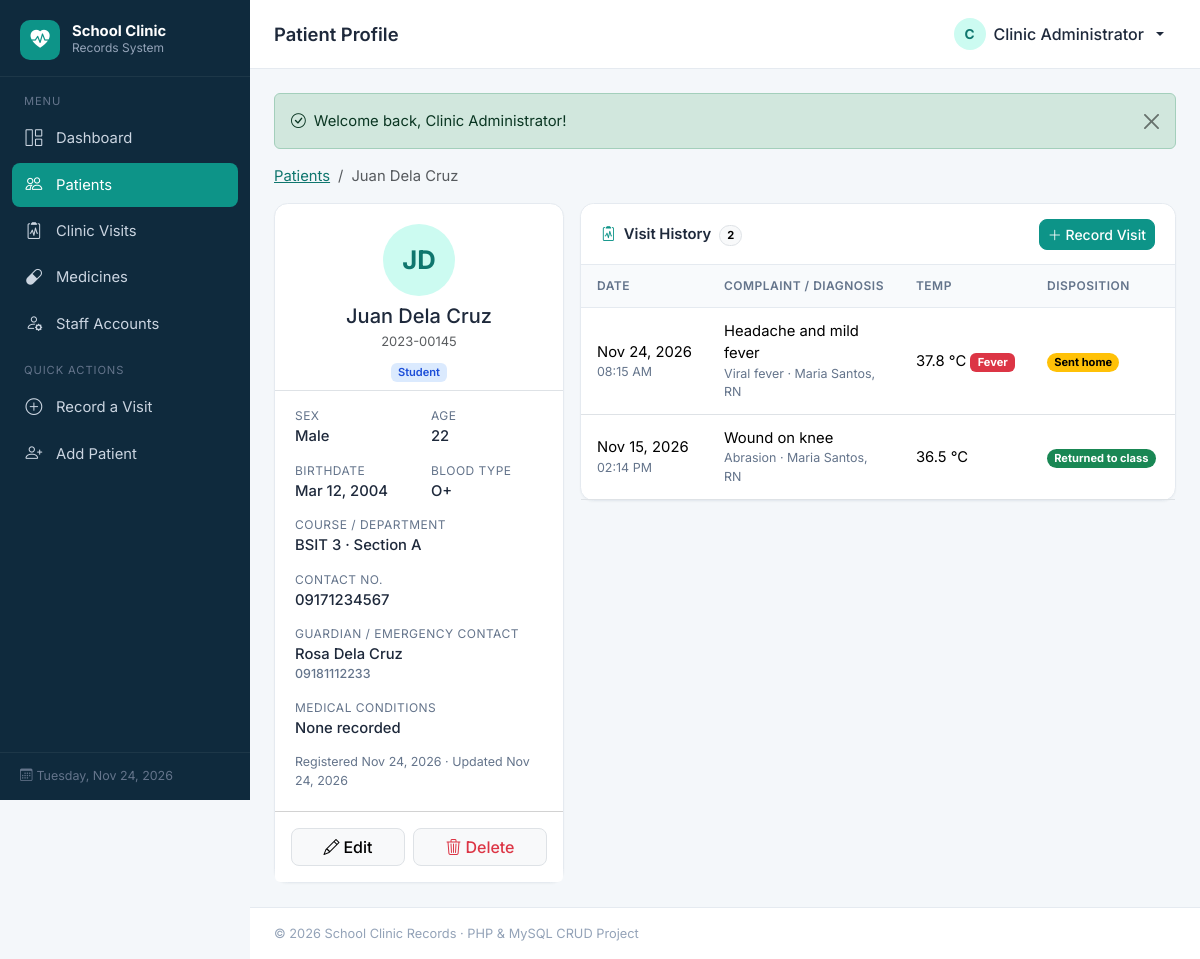
/patients/view.php?id=1 (signed in), run on the app's committed database.
### tables this page shows
CREATE TABLE patients (
    id                 INT UNSIGNED AUTO_INCREMENT PRIMARY KEY,
    id_number          VARCHAR(30)  NOT NULL UNIQUE COMMENT 'Student / employee ID',
    first_name         VARCHAR(60)  NOT NULL,
    last_name          VARCHAR(60)  NOT NULL,
    patient_type       ENUM('Student','Faculty','Staff') NOT NULL DEFAULT 'Student',
    course_grade       VARCHAR(60)  NULL COMMENT 'Course/year or department',
    section            VARCHAR(30)  NULL,
    sex                ENUM('Male','Female') NOT NULL,
    birthdate          DATE         NULL,
    contact_no         VARCHAR(20)  NULL,
    guardian_name      VARCHAR(100) NULL,
    guardian_contact   VARCHAR(20)  NULL,
    blood_type         ENUM('A+','A-','B+','B-','AB+','AB-','O+','O-','Unknown') NOT NULL DEFAULT 'Unknown',
    allergies          TEXT NULL,
    medical_conditions TEXT NULL,
    created_at         TIMESTAMP NOT NULL DEFAULT CURRENT_TIMESTAMP,
    updated_at         TIMESTAMP NOT NULL DEFAULT CURRENT_TIMESTAMP ON UPDATE CURRENT_TIMESTAMP,
    INDEX idx_patient_name (last_name, first_name)
);

CREATE TABLE visits (
    id             INT UNSIGNED AUTO_INCREMENT PRIMARY KEY,
    patient_id     INT UNSIGNED NOT NULL,
    visit_date     DATETIME NOT NULL,
    complaint      VARCHAR(255) NOT NULL,
    temperature    DECIMAL(4,1) NULL COMMENT 'Celsius',
    blood_pressure VARCHAR(10)  NULL COMMENT 'e.g. 120/80',
    pulse_rate     SMALLINT UNSIGNED NULL COMMENT 'beats per minute',
    diagnosis      VARCHAR(255) NULL,
    treatment      TEXT NULL,
    disposition    ENUM('Returned to class','Observation','Sent home','Referred to hospital')
                   NOT NULL DEFAULT 'Returned to class',
    attended_by    INT UNSIGNED NULL,
    notes          TEXT NULL,
    created_at     TIMESTAMP NOT NULL DEFAULT CURRENT_TIMESTAMP,
    INDEX idx_visit_date (visit_date),
    CONSTRAINT fk_visit_patient FOREIGN KEY (patient_id)
        REFERENCES patients(id) ON DELETE CASCADE ON UPDATE CASCADE,
    CONSTRAINT fk_visit_user FOREIGN KEY (attended_by)
        REFERENCES users(id) ON DELETE SET NULL ON UPDATE CASCADE
);

CREATE TABLE users (
    id            INT UNSIGNED AUTO_INCREMENT PRIMARY KEY,
    username      VARCHAR(50)  NOT NULL UNIQUE,
    password_hash VARCHAR(255) NOT NULL,
    full_name     VARCHAR(100) NOT NULL,
    role          ENUM('admin','nurse') NOT NULL DEFAULT 'nurse',
    created_at    TIMESTAMP NOT NULL DEFAULT CURRENT_TIMESTAMP
);

### patients/view.php (the view, shortened to what this page needs)
<?php
require_once __DIR__ . '/../includes/functions.php';
$id   = (int) ($_GET['id'] ?? 0);
$stmt = $conn->prepare('SELECT * FROM patients WHERE id = ?');
$stmt->bind_param('i', $id);
$stmt->execute();
$p = $stmt->get_result()->fetch_assoc();
$stmt = $conn->prepare(
    'SELECT v.*, u.full_name AS attended_name
       FROM visits v
  LEFT JOIN users u ON u.id = v.attended_by
      WHERE v.patient_id = ?
   ORDER BY v.visit_date DESC'
);
$stmt->bind_param('i', $id);
$stmt->execute();
$visits = $stmt->get_result()->fetch_all(MYSQLI_ASSOC);
require_once __DIR__ . '/../includes/header.php';
$fullName = $p['first_name'] . ' ' . $p['last_name'];
?>
<nav aria-label="breadcrumb" class="mb-3">
    <ol class="breadcrumb small mb-0">
        <li class="breadcrumb-item"><a href="<?= url('patients/index.php') ?>">Patients</a></li>
        <li class="breadcrumb-item active"><?= e($fullName) ?></li>
    </ol>
</nav>
<div class="row g-3">
    <div class="col-lg-4">
        <div class="card">
            <div class="card-body text-center pb-2">
                <div class="avatar mx-auto mb-2" style="width:72px;height:72px;font-size:1.6rem;">
                    <?= e(strtoupper($p['first_name'][0] . $p['last_name'][0])) ?>
                </div>
                <h5 class="mb-1"><?= e($fullName) ?></h5>
                <div class="text-muted small mb-2"><?= e($p['id_number']) ?></div>
                <?= type_badge($p['patient_type']) ?>
            </div>
            <div class="card-body pt-3 border-top">
                <div class="row">
                    <div class="col-6"><div class="info-label">Sex</div><div class="info-value"><?= e($p['sex']) ?></div></div>
                    <div class="col-6"><div class="info-label">Age</div><div class="info-value"><?= age($p['birthdate']) ?></div></div>
                    <div class="col-6"><div class="info-label">Birthdate</div><div class="info-value"><?= fmt_date($p['birthdate']) ?></div></div>
                    <div class="col-6"><div class="info-label">Blood Type</div><div class="info-value"><?= e($p['blood_type']) ?></div></div>
                    <div class="col-12"><div class="info-label">Course / Department</div>
                        <div class="info-value"><?= e($p['course_grade'] ?: '—') ?><?= $p['section'] ? ' · Section ' . e($p['section']) : '' ?></div></div>
                    <div class="col-12"><div class="info-label">Contact No.</div><div class="info-value"><?= e($p['contact_no'] ?: '—') ?></div></div>
                    <div class="col-12"><div class="info-label">Guardian / Emergency Contact</div>
                        <div class="info-value"><?= e($p['guardian_name'] ?: '—') ?>
                            <?php if ($p['guardian_contact']): ?><div class="cell-sub"><?= e($p['guardian_contact']) ?></div><?php endif; ?>
                        </div></div>
                    <div class="col-12"><div class="info-label">Medical Conditions</div>
                        <div class="info-value"><?= nl2br(e($p['medical_conditions'] ?: 'None recorded')) ?></div></div>
                </div>
                <div class="cell-sub">Registered <?= fmt_date($p['created_at']) ?> · Updated <?= fmt_date($p['updated_at']) ?></div>
            </div>
            <div class="card-footer bg-white d-flex gap-2 py-3">
                <a href="<?= url('patients/edit.php?id=' . $id) ?>" class="btn btn-light border flex-fill"><i class="bi bi-pencil me-1"></i>Edit</a>
                <button type="button" class="btn btn-light border text-danger flex-fill"
                        data-delete-url="<?= url('patients/delete.php') ?>"
                        data-delete-id="<?= $id ?>"
                        data-delete-name="<?= e($fullName) ?>"
                        data-delete-extra="All of this patient's visit records will also be deleted.">
                    <i class="bi bi-trash3 me-1"></i>Delete
                </button>
            </div>
        </div>
    </div>
    <div class="col-lg-8">
        <div class="card">
            <div class="card-header d-flex align-items-center">
                <span><i class="bi bi-clipboard2-pulse me-2 text-primary"></i>Visit History
                    <span class="badge rounded-pill text-bg-light border ms-1"><?= count($visits) ?></span></span>
                <a href="<?= url('visits/create.php?patient_id=' . $id) ?>" class="btn btn-sm btn-primary ms-auto">
                    <i class="bi bi-plus-lg"></i> Record Visit
                </a>
            </div>
            <div class="table-responsive">
                <table class="table table-hover">
                    <thead><tr><th>Date</th><th>Complaint / Diagnosis</th><th>Temp</th><th>Disposition</th><th></th></tr></thead>
                    <tbody>
                    <?php foreach ($visits as $v): ?>
                        <tr>
                            <td class="text-nowrap"><?= fmt_date($v['visit_date']) ?>
                                <div class="cell-sub"><?= fmt_date($v['visit_date'], 'h:i A') ?></div></td>
                            <td><?= e($v['complaint']) ?>
                                <div class="cell-sub"><?= e($v['diagnosis'] ?: 'No diagnosis') ?> · <?= e($v['attended_name'] ?? 'Unknown staff') ?></div></td>
                            <td class="text-nowrap"><?= temp_display($v['temperature']) ?></td>
                            <td><?= disposition_badge($v['disposition']) ?></td>
                            <td class="text-end">
                            </td>
                        </tr>
                    <?php endforeach; ?>
                    </tbody>
                </table>
            </div>
        </div>
    </div>
</div>
<?php require_once __DIR__ . '/../includes/footer.php'; ?>

### includes/functions.php (shortened to what this page needs)
<?php
function e($value): string
{
    return htmlspecialchars((string) ($value ?? ''), ENT_QUOTES, 'UTF-8');
}
function url(string $path = ''): string
{
    return BASE_URL . '/' . ltrim($path, '/');
}
function render_flash(): void
{
    $icons = ['success' => 'check-circle', 'danger' => 'exclamation-octagon',
              'warning' => 'exclamation-triangle', 'info' => 'info-circle'];
    foreach ($_SESSION['flash'] as $f) {
        $icon = $icons[$f['type']] ?? 'info-circle';
        echo '<div class="alert alert-' . e($f['type']) . ' alert-dismissible fade show d-flex align-items-center gap-2" role="alert">'
           . '<i class="bi bi-' . $icon . '"></i><div>' . e($f['message']) . '</div>'
           . '<button type="button" class="btn-close" data-bs-dismiss="alert"></button></div>';
    }
}
function fmt_date(?string $date, string $format = 'M d, Y'): string
{
    return $date ? date($format, strtotime($date)) : '—';
}
function age(?string $birthdate): string
{
    return (string) (new DateTime($birthdate))->diff(new DateTime())->y;
}
function disposition_badge(string $disposition): string
{
    $map = [
        'Returned to class'    => 'success',
        'Observation'          => 'info',
        'Sent home'            => 'warning',
        'Referred to hospital' => 'danger',
    ];
    $color = $map[$disposition] ?? 'secondary';
    return '<span class="badge rounded-pill text-bg-' . $color . '">' . e($disposition) . '</span>';
}
function type_badge(string $type): string
{
    $map = ['Student' => 'primary', 'Faculty' => 'purple', 'Staff' => 'secondary'];
    return '<span class="badge badge-soft-' . ($map[$type] ?? 'secondary') . '">' . e($type) . '</span>';
}
function temp_display($temp): string
{
    $html = e(number_format((float) $temp, 1)) . ' &deg;C';
    if ((float) $temp >= 37.5) {
        $html .= ' <span class="badge text-bg-danger">Fever</span>';
    }
    return $html;
}

### assets/css/style.css (style rules this page uses)
:root { --clinic-primary: #0d9488; --clinic-primary-dark: #0f766e; --clinic-primary-soft: #ccfbf1; --clinic-sidebar: #0f2a3d; --clinic-sidebar-hover: #173b54; --clinic-bg: #f4f7fa; --clinic-border: #e5eaf0; --sidebar-width: 250px; --bs-primary: #0d9488; --bs-primary-rgb: 13, 148, 136; --bs-link-color: #0f766e; --bs-link-color-rgb: 15, 118, 110; --bs-link-hover-color: #115e59; --bs-body-font-family: 'Inter', system-ui, -apple-system, 'Segoe UI', Roboto, sans-serif; --bs-body-bg: #ffffff; --bs-body-color: #1e293b; }
body { font-size: .925rem; background-color: var(--clinic-bg); }
.btn-primary { --bs-btn-bg: var(--clinic-primary); --bs-btn-border-color: var(--clinic-primary); --bs-btn-hover-bg: var(--clinic-primary-dark); --bs-btn-hover-border-color: var(--clinic-primary-dark); --bs-btn-active-bg: var(--clinic-primary-dark); --bs-btn-active-border-color: var(--clinic-primary-dark); --bs-btn-disabled-bg: var(--clinic-primary); --bs-btn-disabled-border-color: var(--clinic-primary); }
.btn { border-radius: .5rem; font-weight: 500; }
.avatar { width: 32px; height: 32px; border-radius: 50%; background: var(--clinic-primary-soft); color: var(--clinic-primary-dark); display: inline-grid; place-items: center; font-weight: 700; font-size: .85rem; }
.card { border: 1px solid var(--clinic-border); border-radius: .85rem; box-shadow: 0 1px 2px rgba(15, 42, 61, .04); }
.card-header { background: #fff; border-bottom: 1px solid var(--clinic-border); padding: .9rem 1.25rem; font-weight: 600; border-top-left-radius: .85rem !important; border-top-right-radius: .85rem !important; }
.card-body { padding: 1.25rem; }
.badge-soft-primary { background: #dbeafe; color: #1d4ed8; font-weight: 600; }
.table { --bs-table-bg: transparent; margin-bottom: 0; }
.table > thead th { font-size: .75rem; text-transform: uppercase; letter-spacing: .04em; color: #64748b; font-weight: 600; background: #f8fafc; border-bottom: 1px solid var(--clinic-border); white-space: nowrap; }
.table > :not(caption) > * > * { padding: .75rem 1rem; vertical-align: middle; }
.cell-sub { font-size: .78rem; color: #64748b; }
.info-label { font-size: .75rem; color: #64748b; text-transform: uppercase; letter-spacing: .04em; }
.info-value { font-weight: 500; margin-bottom: .9rem; }

### data on the page
patients: fullName "Juan Dela Cruz", first_name+last_name "JD", id_number "2023-00145", patient_type "Student", sex "Male", birthdate "22", birthdate "Mar 12, 2004", blood_type "O+", course_grade "BSIT 3", section "A", contact_no "09171234567", guardian_name "Rosa Dela Cruz", guardian_contact "09181112233", medical_conditions "None recorded", created_at "Nov 24, 2026", updated_at "Nov 24, 2026"
visits: visit_date "Nov 24, 2026", visit_date "08:15 AM", complaint "Headache and mild fever", diagnosis "Viral fever", attended_by.full_name "Maria Santos, RN", temperature "37.8 °C", shows "Fever", disposition "Sent home"
visits: visit_date "Nov 15, 2026", visit_date "02:14 PM", complaint "Wound on knee", diagnosis "Abrasion", attended_by.full_name "Maria Santos, RN", temperature "36.5 °C", disposition "Returned to class"

### other printed values
$label "Dashboard"
$label "Patients"
$label "Clinic Visits"
$label "Medicines"
$label "Staff Accounts"
$pageTitle "Patient Profile"
substr($user['full_name'], 0, 1) "C"
$user['full_name'] "Clinic Administrator"
$f['message'] "Welcome back, Clinic Administrator!"
count($visits) "2"
APP_NAME "School Clinic Records"
